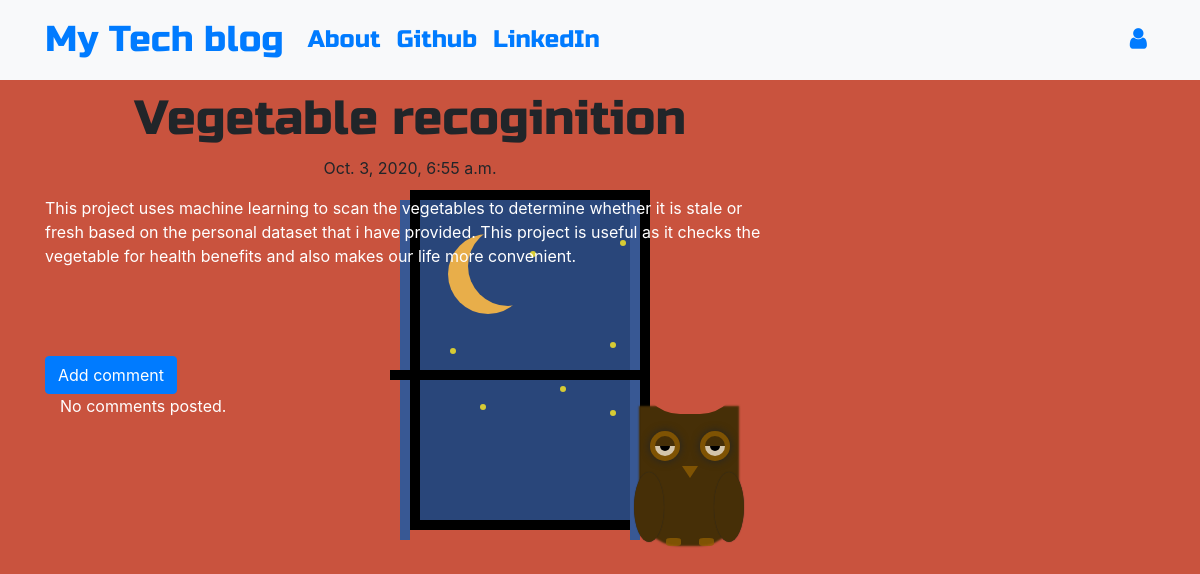
The page /post/5 on the database its author committed.
### blog/models.py (models this page shows, shortened)
class Post(models.Model):
    author = models.ForeignKey('auth.User',on_delete=models.CASCADE)
    title = models.CharField(max_length=200)
    text = models.CharField(max_length=1000)
    created_date = models.DateTimeField(default=timezone.now)
    published_date = models.DateTimeField(blank=True, null=True)

### blog/views.py (the view)
# urls.py: path('post/<int:pk>', views.PostDetailView.as_view(), name='post_detail'),
class PostDetailView(DetailView):
    model = Post

### blog/templates/blog/post_detail.html (shortened to what this page needs)
{% extends 'blog/base.html' %}
{% block content %}
        <h1 class='posttitle loader'>{{ post.title }}</h1>
        {% if post.published_date %}
            <div class="date postdate">
                {{ post.published_date }}
            </div>
        {% else %}
            <a class="btn btn-outline-dark" href="{% url 'post_publish' pk=post.pk %}">Publish</a>
        {% endif %}
      <p style="color:white" class='postcontent' >{{ post.text|safe|linebreaksbr }}</p>
  <br>
  <br>
  <br>
  <a class="btn btn-primary" href="{% url 'add_comment_to_post' pk=post.pk %}">Add comment</a>
  <div class="container">
  {% for comment in post.comments.all %}
  <br>
      {% if user.is_authenticated or comment.approved_comment %}
              {{ comment.created_date }}
              {% if not comment.approved_comment %}
                  <a class="btn btn-primary" href="{% url 'comment_remove' pk=comment.pk %}"><span class="fa fa-remove"></span></a>
                  <a class="btn btn-primary" href="{% url 'comment_approve' pk=comment.pk %}"><span class="fa fa-check"></span></a>
              {% endif %}
          <p>{{ comment.text|safe|linebreaks }}</p>
          <p>Posted by: <strong>{{ comment.author }}</strong></p>
      {% endif %}
  {% empty %}
      <p>No comments posted.</p>
  {% endfor %}
</div>
{% endblock %}

### blog/static/css/blog.css (style rules this page uses)
.postdate { text-align: center; }
.posttitle { font-family: 'Russo One', sans-serif; font-size: 3em; text-align: center; }
.postcontent { font-family: 'Montserrat'; font-size: 1.5em; }
.loader { filter:hue-rotate(0deg); color: linear-gradient(45deg,#0f8,#08f); animation:hue 5000ms infinite linear; }
p { color: white; }

### blog/static/css/moon.css (style rules this page uses)
body { background-color: #C9533E; margin: 0; padding: 0; }

### rows shown on the page
Post: title "Vegetable recoginition", published_date "Oct. 3, 2020, 6:55 a.m.", text "This project uses machine learning to scan the vegetables to determine whether it is stale or fresh based on the personal dataset that i have provided. This project is useful as it checks the vegetable for health benefits and also makes our life more convenient."
